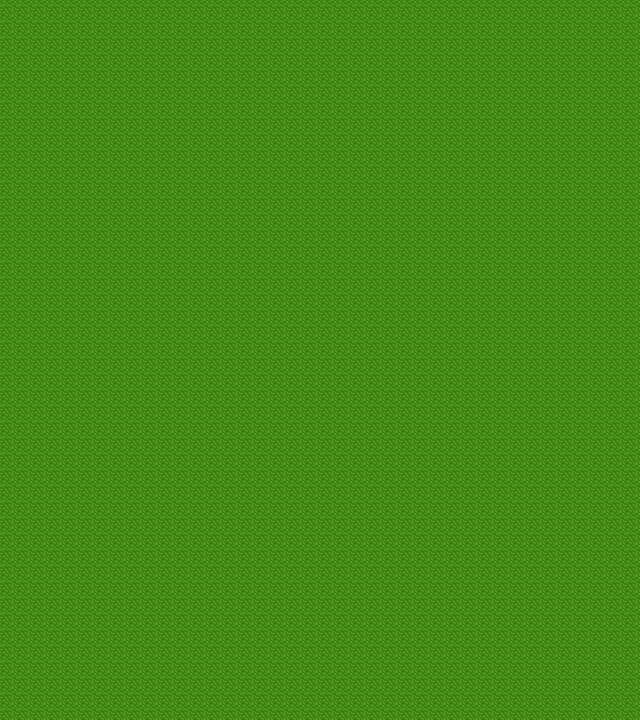

A level layout from a 2D game, rendered from its tile map. Below: a short description, then the map file with tile-grid data replaced by summaries:
An orthogonal 40x45 tile map with 16x16 px tiles, 7 tile layers (ground0, ground1, wall0, wall1, ...), 2 hidden layers not drawn, 9 tilesets.

<map version="1.0" orientation="orthogonal" renderorder="right-down" width="40" height="45" tilewidth="16" tileheight="16">
 <tileset firstgid="1" name="1" tilewidth="16" tileheight="16">
  <image source="../../tileset/v1.3/1.png" width="800" height="800" />
 </tileset>
 <tileset firstgid="2501" name="2" tilewidth="16" tileheight="16">
  <image source="../../tileset/v1.3/2.png" width="800" height="800" />
 </tileset>
 <tileset firstgid="5001" name="3" tilewidth="16" tileheight="16">
  <image source="../../tileset/v1.3/3.png" width="800" height="800" />
 </tileset>
 <tileset firstgid="7501" name="4" tilewidth="16" tileheight="16">
  <image source="../../tileset/v1.3/4.png" width="800" height="800" />
 </tileset>
 <tileset firstgid="10001" name="5" tilewidth="16" tileheight="16">
  <image source="../../tileset/v1.3/5.png" width="800" height="800" />
 </tileset>
 <tileset firstgid="12501" name="6" tilewidth="16" tileheight="16">
  <image source="../../tileset/v1.3/6.png" width="800" height="800" />
 </tileset>
 <tileset firstgid="15001" name="7" tilewidth="16" tileheight="16">
  <image source="../../tileset/v1.3/7.png" width="800" height="800" />
 </tileset>
 <tileset firstgid="17501" name="8" tilewidth="16" tileheight="16">
  <image source="../../tileset/v1.3/8.png" width="800" height="800" />
 </tileset>
 <tileset firstgid="20001" name="9" tilewidth="16" tileheight="16">
  <image source="../../tileset/v1.3/9.png" width="800" height="800" />
 </tileset>
 <layer name="ground0" width="40" height="45">
  <data>[1800 cells, 1800 non-empty, 1 distinct tile ids]</data>
 </layer>
 <layer name="ground1" width="40" height="45">
  <data>[1800 cells, 0 non-empty, 0 distinct tile ids]</data>
 </layer>
 <layer name="wall0" width="40" height="45">
  <data>[1800 cells, 0 non-empty, 0 distinct tile ids]</data>
 </layer>
 <layer name="wall1" width="40" height="45">
  <data>[1800 cells, 0 non-empty, 0 distinct tile ids]</data>
 </layer>
 <layer name="deco0" width="40" height="45">
  <data>[1800 cells, 0 non-empty, 0 distinct tile ids]</data>
 </layer>
 <layer name="deco1" width="40" height="45">
  <data>[1800 cells, 0 non-empty, 0 distinct tile ids]</data>
 </layer>
 <layer name="ABOVE_OVERWRITE" width="40" height="45" opacity="0.9">
  <data>[1800 cells, 0 non-empty, 0 distinct tile ids]</data>
 </layer>
 <layer name="COLLISION_OVERWRITE" visible="0" width="40" height="45">
  <data>[1800 cells, 0 non-empty, 0 distinct tile ids]</data>
 </layer>
 <layer name="SPOT" visible="0" width="40" height="45">
  <data>[1800 cells, 6 non-empty, 6 distinct tile ids]</data>
 </layer>
</map>
